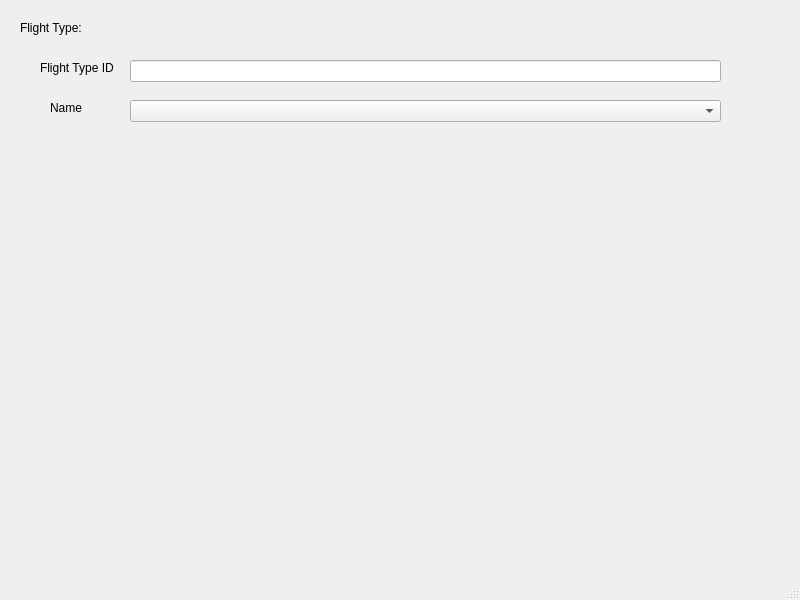
<?xml version="1.0" encoding="UTF-8"?>
<ui version="4.0">
 <class>MainWindow</class>
 <widget class="QMainWindow" name="MainWindow">
  <property name="geometry">
   <rect>
    <x>0</x>
    <y>0</y>
    <width>800</width>
    <height>600</height>
   </rect>
  </property>
  <property name="windowTitle">
   <string>MainWindow</string>
  </property>
  <widget class="QWidget" name="centralwidget">
   <widget class="QLabel" name="label">
    <property name="geometry">
     <rect>
      <x>20</x>
      <y>20</y>
      <width>81</width>
      <height>16</height>
     </rect>
    </property>
    <property name="text">
     <string>Flight Type:</string>
    </property>
   </widget>
   <widget class="QLabel" name="label_2">
    <property name="geometry">
     <rect>
      <x>40</x>
      <y>60</y>
      <width>81</width>
      <height>16</height>
     </rect>
    </property>
    <property name="text">
     <string>Flight Type ID</string>
    </property>
   </widget>
   <widget class="QLineEdit" name="lineEdit">
    <property name="geometry">
     <rect>
      <x>130</x>
      <y>60</y>
      <width>591</width>
      <height>22</height>
     </rect>
    </property>
   </widget>
   <widget class="QLabel" name="label_3">
    <property name="geometry">
     <rect>
      <x>50</x>
      <y>100</y>
      <width>55</width>
      <height>16</height>
     </rect>
    </property>
    <property name="text">
     <string>Name</string>
    </property>
   </widget>
   <widget class="QComboBox" name="comboBox">
    <property name="geometry">
     <rect>
      <x>130</x>
      <y>100</y>
      <width>591</width>
      <height>22</height>
     </rect>
    </property>
   </widget>
  </widget>
  <widget class="QMenuBar" name="menubar">
   <property name="geometry">
    <rect>
     <x>0</x>
     <y>0</y>
     <width>800</width>
     <height>26</height>
    </rect>
   </property>
  </widget>
  <widget class="QStatusBar" name="statusbar"/>
 </widget>
 <resources/>
 <connections/>
</ui>
